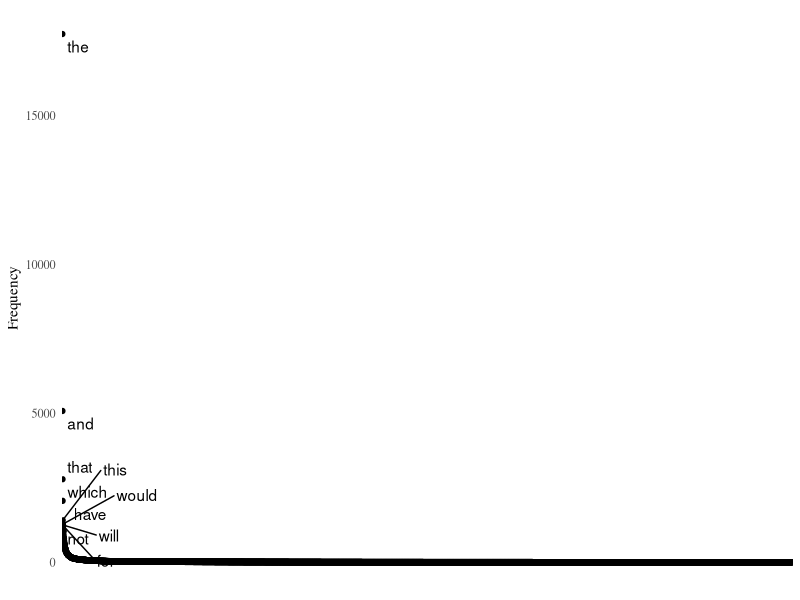
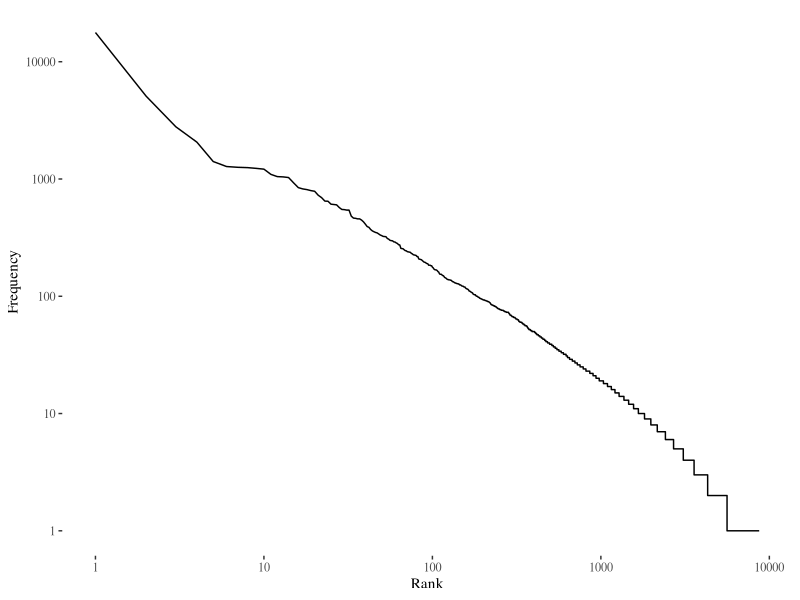
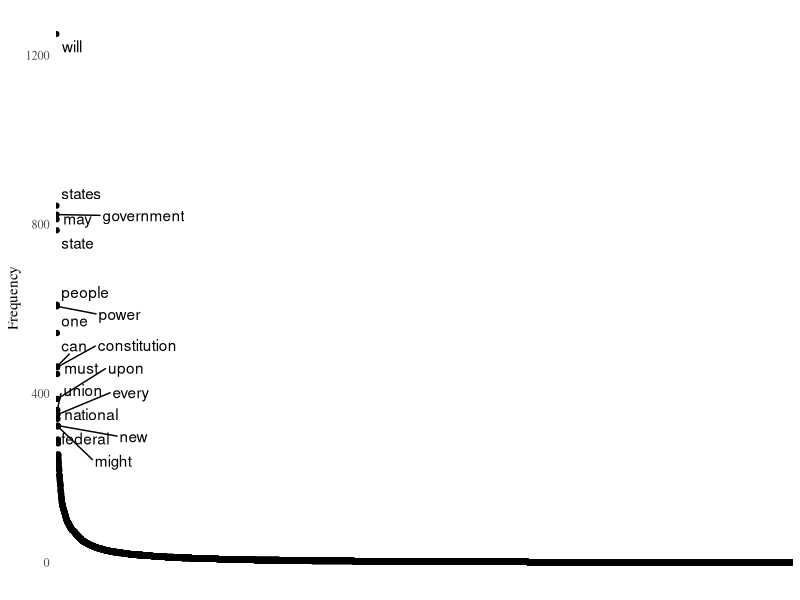
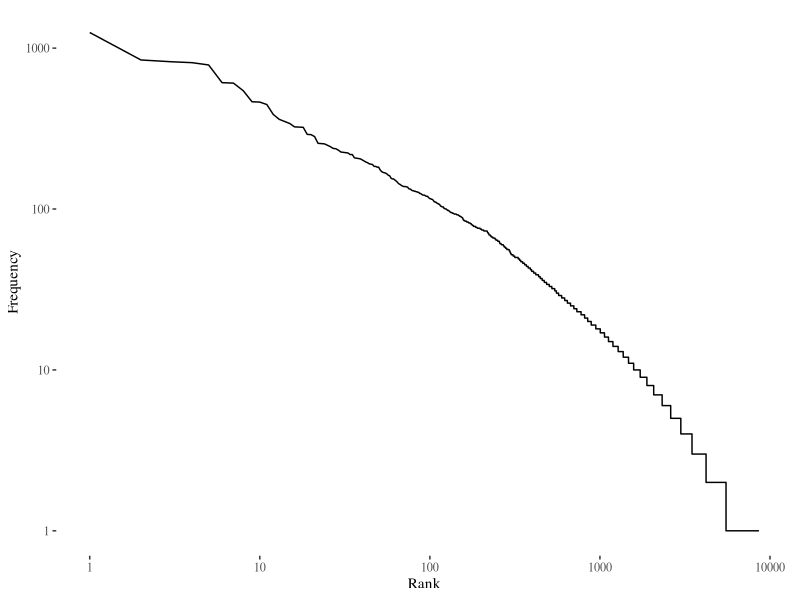
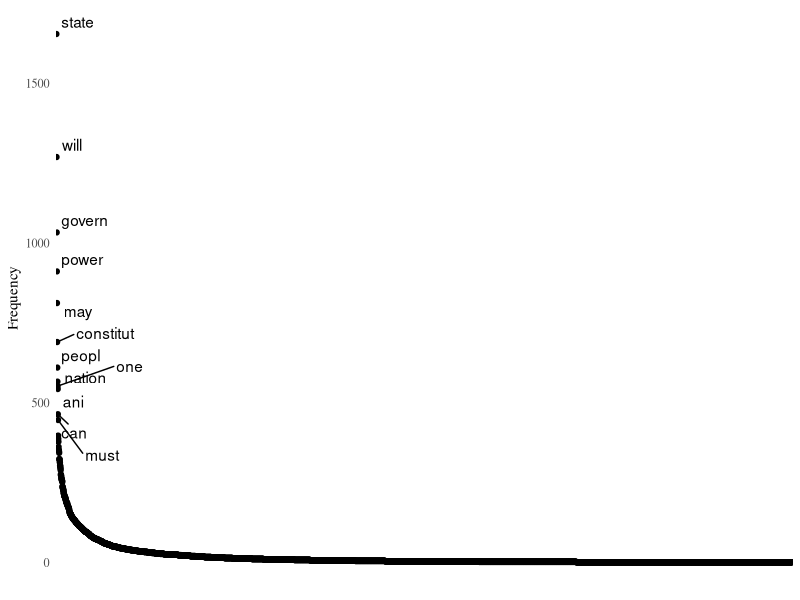
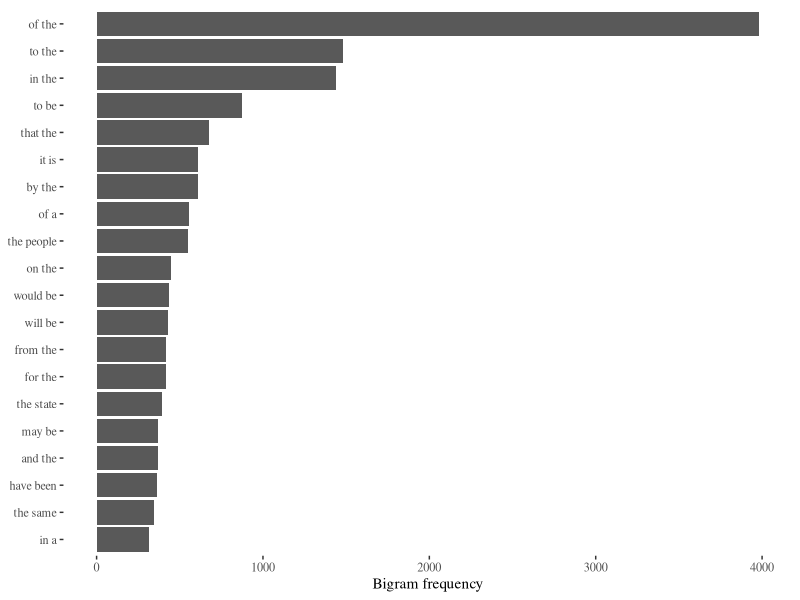
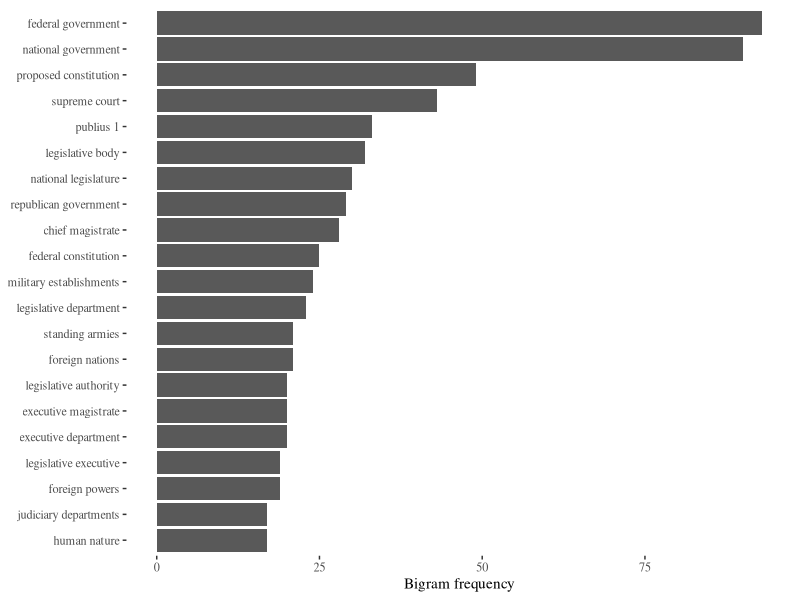
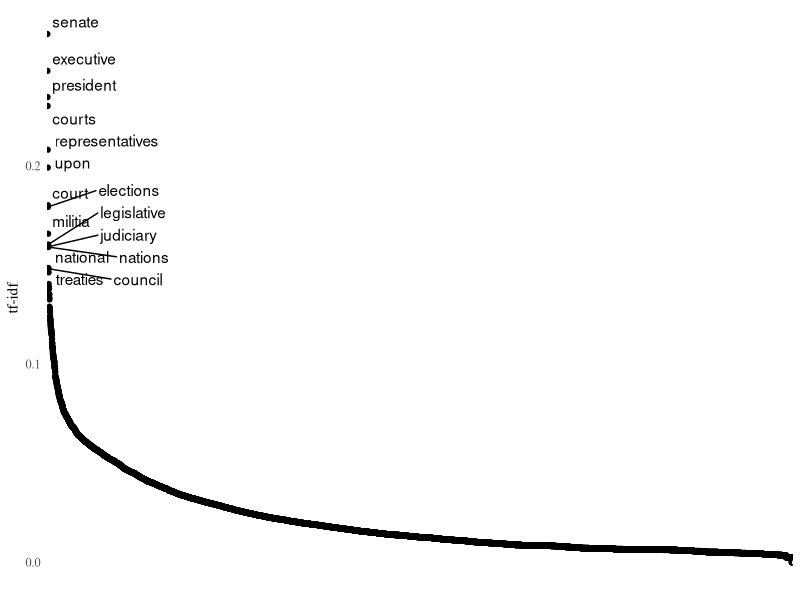

R code for these plots, in order:
## ---- chunk 1
library(tm)
library(tidyverse)
library(ggthemes)
library(ggrepel)
## ---- chunk 2

getwd()
setwd("~/Desktop/teaching/CEU_text_analysis_25/meeting_4/")

# this is an example, paste your path here
## ---- chunk 3

federalist <- read_csv("federalist.csv")

## ---- chunk 4

clean_federalist <- federalist %>%
  mutate(                           # the mutate() function is part of dplyr package / allows to change stuff within the dataframe easily
    text   = str_to_lower(text),                # turn all letters to lowercase
    text   = str_replace_all(text, "\n", " "),  # replace '/n' carriage return symbols
    text   = str_remove_all(text, "[:punct:]"), # remove all punctuation
    man    = str_count(text, "\\Wman "),        # Basic regex (more about it later in the course. '\\W' part means at the begging of the word) and count those up
    by     = str_count(text, "\\Wby "),         # same
    upon   = str_count(text, "\\Wupon ")        # same
  ) %>%
  rowwise() %>%                                 # make future functions work rowwise
  mutate(
    length = length(str_split(text, " ")[[1]])  # calculate the length of the text (in words)
  )

## ---- chunk 5

dtm_federalist <- DocumentTermMatrix(clean_federalist$text,
                                     control = list(removePunctuation = TRUE,
                                         stopwords = FALSE))

dtm_federalist <- dtm_federalist %>% as.matrix()

dim(dtm_federalist)

most_frequent <- dtm_federalist %>% colSums()


most_frequent_df <- most_frequent %>% as.list() %>% as_tibble() %>%
  pivot_longer(everything())

most_frequent_df %>% arrange(desc(value))

most_frequent_df %>% arrange(desc(value)) %>% print(n = 50)


## ---- chunk 6

most_frequent_df %>%
  mutate(label = ifelse(value > 1200, name, NA)) %>%
  ggplot() +
  geom_point(aes(reorder(name, -value),  value)) +
  geom_text_repel(aes(reorder(name, -value),  value, label = label),
                  max.overlaps = 20) +
  theme_tufte() +
  ylab("Frequency") +
  theme(
    axis.text.x = element_blank(),
    axis.title.x = element_blank(),
    axis.ticks = element_blank()
  )

## ---- chunk 7


most_frequent_df %>%
  arrange(desc(value)) %>%
  mutate(rank = 1:nrow(.)) %>%
  ggplot(aes(rank, value)) +
  geom_line() +
  ylab("Frequency") +
  xlab("Rank") +
  scale_x_log10() +
  scale_y_log10() +
  theme_tufte()

## ---- chunk 8
dtm_federalist <- DocumentTermMatrix(clean_federalist$text,
                                     control = list(removePunctuation = TRUE,
                                         stopwords = TRUE))

dtm_federalist <- dtm_federalist %>% as.matrix()

dim(dtm_federalist)

most_frequent <- dtm_federalist %>% colSums()

most_frequent_df <- most_frequent %>% as.list() %>% as_tibble() %>%
  pivot_longer(everything())

most_frequent_df %>% arrange(desc(value))


# select only the words that start with an "a"

most_frequent_df %>% filter(str_detect(name, "^ani")) %>% arrange(desc(value)) %>%
  print(n = 100)

## ---- chunk 9
most_frequent_df %>%
  mutate(label = ifelse(value > 300, name, NA)) %>%
  ggplot() +
  geom_point(aes(reorder(name, -value),  value)) +
  geom_text_repel(aes(reorder(name, -value),  value, label = label),
                  max.overlaps = 20) +
  theme_tufte() +
  ylab("Frequency") +
  theme(
    axis.text.x = element_blank(),
    axis.title.x = element_blank(),
    axis.ticks = element_blank()
  )


most_frequent_df %>%
  arrange(desc(value)) %>%
  print(n = 100)



## ---- chunk 10

most_frequent_df %>%
  arrange(desc(value)) %>%
  mutate(rank = 1:nrow(.)) %>%
  ggplot(aes(rank, value)) +
  geom_line() +
  ylab("Frequency") +
  xlab("Rank") +
  scale_x_log10() +
  scale_y_log10() +
  theme_tufte()

## ---- chunk 11
# install.packages("SnowballC")
library(SnowballC)

# Example: Apply stemming via the 'stemDocument' function in a corpus/dtm workflow

stemmed_corpus <- VCorpus(VectorSource(clean_federalist$text)) %>%
  tm_map(stemDocument)

dtm_stemmed <- DocumentTermMatrix(stemmed_corpus,
  control = list(stopwords = TRUE,
                 removePunctuation = TRUE)
)

dtm_stemmed <- as.matrix(dtm_stemmed)


dim(dtm_federalist)


dim(dtm_stemmed)


dtm_stemmed <- dtm_stemmed %>% as.matrix()


most_frequent_stemmed <- dtm_stemmed %>% colSums()



most_frequent_df_stemmed <- most_frequent_stemmed %>% as.list() %>% as_tibble() %>%
  pivot_longer(everything())

most_frequent_df_stemmed %>% arrange(desc(value)) %>%
  print(n = 100)



most_frequent_df_stemmed %>%
  mutate(label = ifelse(value > 400, name, NA)) %>%
  ggplot() +
  geom_point(aes(reorder(name, -value),  value)) +
  geom_text_repel(aes(reorder(name, -value),  value, label = label),
                  max.overlaps = 20) +
  theme_tufte() +
  ylab("Frequency") +
  theme(
    axis.text.x = element_blank(),
    axis.title.x = element_blank(),
    axis.ticks = element_blank()

  )

## ---- chunk 12
# A simple base R function for extracting n-grams from a single string.
ngrams <- function(text, n = 2) {
  # 1) Split the text into tokens (splitting by whitespace here)
  tokens <- unlist(strsplit(text, "\\s+"))
  
  # If there aren't enough tokens, return an empty vector
  if (length(tokens) < n) return(character(0))
  
  # 2) Create a character vector for the n-grams
  out <- character(length(tokens) - n + 1)
  
  # 3) For each position, paste together 'n' consecutive tokens
  for (i in seq_along(out)) {
    out[i] <- paste(tokens[i:(i+n-1)], collapse = " ")
  }
  
  # Return the resulting n-grams
  return(out)
}

# Example usage:
example_text <- "Hello this is a short example sentence for demonstration"
ngrams(example_text, n = 2)
ngrams(example_text, n = 3)

## ---- chunk 13

# install.packages("tidytext")
library(tidytext)


test_df <- clean_federalist %>%
  unnest_tokens(unigrams, text, token = "ngrams", n = 30)

federalist_bigrams <- clean_federalist %>%
  unnest_tokens(bigram, text, token = "ngrams", n = 2) %>%
  count(bigram, sort = TRUE)


federalist_bigrams %>% 
  group_by() %>%
  slice_max(n, n = 20) %>%
  ggplot(aes(x = reorder(bigram, n), y = n)) +
  geom_col() +
  coord_flip() +
  labs(x = NULL, y = "Bigram frequency") +
  theme_tufte()



# remove stopwords

data(stop_words)

federalist_bigrams_separated <- federalist_bigrams %>%
  separate(bigram, into = c("word1", "word2"), sep = " ")


federalist_bigrams_filtered <- federalist_bigrams_separated %>%
  filter(!word1 %in% stop_words$word,
         !word2 %in% stop_words$word)

federalist_bigrams_counts <- federalist_bigrams_filtered %>%
  unite("bigram", word1, word2, sep = " ")

# Now let's plot the top bigrams
federalist_bigrams_counts %>% 
  slice_max(n, n = 20) %>%
  ggplot(aes(x = reorder(bigram, n), y = n)) +
  geom_col() +
  coord_flip() +
  labs(x = NULL, y = "Bigram frequency") +
  theme_tufte()


# Per Author bigrams

## ---- chunk 14
dtm_federalist <- DocumentTermMatrix(clean_federalist$text,
                                     control = list(removePunctuation = TRUE,
                                         stopwords = TRUE))

dtm_federalist_tfidf <- weightTfIdf(dtm_federalist)


dtm_federalist_tfidf <- dtm_federalist_tfidf %>% as.matrix()

dim(dtm_federalist_tfidf)

most_frequent <- dtm_federalist_tfidf %>% colSums()

most_frequent_df <- most_frequent %>% as.list() %>% as_tibble() %>%
  pivot_longer(everything())

most_frequent_df %>% arrange(desc(value)) %>% print(n = 50)
## ---- chunk 15
most_frequent_df %>%
  mutate(label = ifelse(value > .107, name, NA)) %>%
  ggplot() +
  geom_point(aes(reorder(name, -value),  value)) +
  geom_text_repel(aes(reorder(name, -value),  value, label = label),
                  max.overlaps = 20) +
  theme_tufte() +
  ylab("tf-idf") +
  theme(
    axis.text.x = element_blank(),
    axis.title.x = element_blank(),
    axis.ticks = element_blank()

  )

## ---- chunk 16

dtm_federalist <- DocumentTermMatrix(clean_federalist$text,
                                     control = list(removePunctuation = TRUE,
                                         stopwords = TRUE))

dtm_federalist_tfidf <- weightTfIdf(dtm_federalist)

hamilton_ids <- which(clean_federalist$author == "HAMILTON")
madison_ids <- which(clean_federalist$author == "MADISON")

most_frequent_hamilton <- dtm_federalist_tfidf[hamilton_ids, ] %>%
  as.matrix() %>% colSums()
most_frequent_madison <- dtm_federalist_tfidf[madison_ids, ] %>%
  as.matrix() %>% colSums()



most_frequent_df_hamilton <- most_frequent_hamilton %>%
  as.list() %>%
  as_tibble() %>%
  pivot_longer(everything()) %>% 
  mutate(author = "HAMILTON")


most_frequent_df_madison <- most_frequent_madison %>%
  as.list() %>%
  as_tibble() %>%
  pivot_longer(everything()) %>% 
  mutate(author = "MADISON")

most_frequent_df <- bind_rows(most_frequent_df_hamilton,
                              most_frequent_df_madison)

hamilton_plot <- most_frequent_df %>%
  filter(author == "HAMILTON") %>%
  top_n(20, value) %>%
  ggplot() +
  geom_bar(aes(reorder(name, value), value),
           stat = "identity",
           fill = "steelblue") +
  coord_flip() +
  ylab("ti-idf") +
  theme_tufte() +
  theme(axis.title.y = element_blank())

madison_plot <- most_frequent_df %>%
  filter(author == "MADISON") %>%
  top_n(20, value) %>%
  ggplot() +
  geom_bar(aes(reorder(name, value), value),
           stat = "identity",
           fill = "indianred4") +
  coord_flip() +
  ylab("ti-idf") +
  theme_tufte() +
  theme(axis.title.y = element_blank())


cowplot::plot_grid(hamilton_plot, madison_plot,
                   ncol = 2)


## ---- chunk 17

# Original DTM
dtm_federalist <- DocumentTermMatrix(clean_federalist$text,
  control = list(removePunctuation = TRUE,
                 stopwords = TRUE)
)

# Identify HAMILTON and MADISON docs
hamilton_ids <- which(clean_federalist$author == "HAMILTON")
madison_ids  <- which(clean_federalist$author == "MADISON")

# Convert the entire DTM to a matrix for easy column sums
dtm_mat <- as.matrix(dtm_federalist)
word_counts <- colSums(dtm_mat)

# 1) Filter out extremely rare words
#    e.g., words that appear fewer than 5 times overall
rare_threshold <- 5
keep_words <- names(word_counts)[word_counts >= rare_threshold]

dtm_federalist <- dtm_federalist[ , keep_words]
dtm_mat        <- dtm_mat[ , keep_words]  # re-assign the filtered matrix

# Recompute word counts after filtering
word_counts <- colSums(dtm_mat)


dtm_federalist  <- dtm_federalist  %>% as.matrix()

dtm_hamilton <- dtm_federalist[hamilton_ids, ] %>%
  colSums()

dtm_madison <- dtm_federalist[madison_ids, ] %>%
  colSums()

# Laplace smoothing with +1
freq_ham <- (dtm_hamilton + 1) / sum(dtm_hamilton + 1)
freq_mad <- (dtm_madison  + 1) / sum(dtm_madison  + 1)

# Log-odds function
log_odds <- function(p) log(p / (1 - p))

log_odds_ham <- log_odds(freq_ham)
log_odds_mad <- log_odds(freq_mad)

log_odds_ratio <- log_odds_ham - log_odds_mad  # difference in log-odds

log_odds_ratio <- enframe(log_odds_ratio, name = "word", value = "log_odds_diff")

# Bring in overall frequency of each word
general_frequency <- enframe(word_counts, name = "word", value = "freq")

log_odds_ratio <- log_odds_ratio %>%
  left_join(general_frequency, by = "word")


## ---- chunk 18

log_odds_ratio %>%
  mutate(label = ifelse(log_odds_diff > 2 | log_odds_diff < -2, word, NA)) %>%
  ggplot() +
  geom_point(aes(freq, log_odds_diff, color = log_odds_diff)) +
  geom_text_repel(aes(freq, log_odds_diff, label = label),
                  max.overlaps = 50) +
  ylab("log odds ratio") +
  theme_tufte() +
  theme(legend.position = "none")


log_odds_ratio %>%
  mutate(label = ifelse(log_odds_diff > 2 | log_odds_diff < -2, word, NA)) %>%
  ggplot() +
  geom_point(aes(freq, log_odds_diff, color = log_odds_diff)) +
  geom_text_repel(aes(freq, log_odds_diff, label = label),
                  max.overlaps = 50) +
  ylab("log odds ratio") +
  scale_x_log10() +  # often helpful to log-scale the frequency axis
  theme_tufte() +
  theme(legend.position = "none")



hamilton_plot <- log_odds_ratio %>%
  top_n(20, log_odds_diff) %>%
  ggplot() +
  geom_bar(aes(reorder(word, log_odds_diff), log_odds_diff),
           stat = "identity",
           fill = "steelblue") +
  coord_flip() +
  ylab("log odds ratio") +
  theme_tufte() +
  theme(axis.title.y = element_blank())

madison_plot <- log_odds_ratio %>%
  top_n(20, -log_odds_diff) %>%
  ggplot() +
  geom_bar(aes(reorder(word, -log_odds_diff), log_odds_diff),
           stat = "identity",
           fill = "indianred4") +
  coord_flip() +
  ylab("log odds ratio") +
  theme_tufte() +
  theme(axis.title.y = element_blank())


cowplot::plot_grid(madison_plot, hamilton_plot,
                   ncol = 2)

## ---- chunk 19


dtm_hamilton <- dtm_federalist[hamilton_ids, ] %>%
  colSums()

dtm_madison <- dtm_federalist[madison_ids, ] %>%
  colSums()

# Laplace smoothing with +1
freq_ham <- (dtm_hamilton + 1) / sum(dtm_hamilton + 1)
freq_mad <- (dtm_madison  + 1) / sum(dtm_madison  + 1)

# Log-odds function
log_odds <- function(p) log(p / (1 - p))

log_odds_ham <- log_odds(freq_ham)
log_odds_mad <- log_odds(freq_mad)

log_odds_ratio <- log_odds_ham - log_odds_mad  # difference in log-odds

log_odds_ratio <- enframe(log_odds_ratio, name = "word", value = "log_odds_diff")

# Bring in overall frequency of each word
general_frequency <- enframe(word_counts, name = "word", value = "freq")




fightin_words_log_odds <- function(c1, c2, alpha = 0.01) {
  # c1, c2: named integer vectors of word counts for group 1 and group 2
  # alpha : Dirichlet prior hyperparameter
  
  # Make sure c1, c2 have same names (same vocab)
  stopifnot(all(names(c1) == names(c2)))
  
  V <- length(c1)
  
  n1 <- sum(c1)
  n2 <- sum(c2)
  
  # Posterior proportions for group 1 and group 2
  p1 <- (c1 + alpha) / (n1 + alpha * V)
  p2 <- (c2 + alpha) / (n2 + alpha * V)
  
  # log-odds
  log_odds_1 <- log(p1 / (1 - p1))
  log_odds_2 <- log(p2 / (1 - p2))
  
  d <- log_odds_1 - log_odds_2  # difference
  
  # Approx variance
  var_d <- 1 / (c1 + alpha) + 1 / (n1 - c1 + alpha * (V - 1)) +
           1 / (c2 + alpha) + 1 / (n2 - c2 + alpha * (V - 1))
  
  z <- d / sqrt(var_d)  # z-score
  
  tibble(
    word          = names(c1),
    log_odds_diff = d,
    z             = z
  )
}

# Example usage:
alpha_val <- 0.01  # small prior
res_fightin <- fightin_words_log_odds(
  c1 = dtm_hamilton,
  c2 = dtm_madison,
  alpha = alpha_val
)

# Merge in overall frequency
res_fightin <- res_fightin %>%
  left_join(general_frequency, by = "word")

# Now we can highlight words with large absolute z-scores or large log-odds
res_fightin %>%
  mutate(label = ifelse(abs(z) > 3, word, NA)) %>%
  ggplot(aes(freq, log_odds_diff, color = z)) +
  geom_point() +
  geom_text_repel(aes(label = label), max.overlaps = 50) +
  scale_x_log10() +
  ylab("Fightin' Words Difference in Log-Odds") +
  ggtitle(paste("Dirichlet prior =", alpha_val)) +
  theme_tufte() +
  theme(legend.position = "right")

## ---- chunk 20


my_ttr <- function(text) {
  tokens <- unlist(strsplit(text, "\\s+"))
  types <- length(unique(tokens))
  ttr <- types / length(tokens)
  return(ttr)
}

# Example usage on each row of `clean_federalist`
clean_federalist %>%
  mutate(TTR = sapply(text, my_ttr)) %>%
  group_by(author) %>%
  summarize(mean_TTR = mean(TTR), sd_TTR = sd(TTR))

## ---- chunk 21



# install.packages("igraph")
# install.packages("ggraph")

require(igraph)
require(ggraph)

## ---- chunk 22

federalist_bigrams <- clean_federalist %>%
  unnest_tokens(bigram, text, token = "ngrams", n = 2) %>%
  count(bigram, sort = TRUE)



# remove stopwords


groupped_bigrams <- clean_federalist %>%
  group_by(author) %>%
  unnest_tokens(bigram, text, token = "ngrams", n = 2) %>%
  count(bigram, sort = TRUE)

bigrams_separeted <- groupped_bigrams %>%
  separate(bigram, into = c("word1", "word2"), sep = " ")


bigrams_separeted_filtered <- bigrams_separeted %>%
  filter(!word1 %in% stop_words$word,
         !word2 %in% stop_words$word)


bigram_graph_ham <- bigrams_separeted_filtered %>%
  filter(author == "HAMILTON") %>%
  ungroup() %>%
  select(-author) %>%
  filter(n > 10) %>%
  graph_from_data_frame()

bigram_graph_mad <- bigrams_separeted_filtered %>%
  filter(author == "MADISON") %>%
  ungroup() %>%
  select(-author) %>%
  filter(n > 5) %>%
  graph_from_data_frame()



a <- grid::arrow(type = "closed", length = unit(.3, "cm"))

ham_graph <- ggraph(bigram_graph_ham, layout = "fr") +
  geom_edge_link(aes(edge_alpha = n), show.legend = FALSE,
                 arrow = a, end_cap = circle(.2, 'cm')) +
  geom_node_point(color = "indianred", size = 5) +
  geom_node_text(aes(label = name), vjust = 1, hjust = 1) +
  theme_void()

mad_graph <- ggraph(bigram_graph_mad, layout = "fr") +
  geom_edge_link(aes(edge_alpha = n), show.legend = FALSE,
                 arrow = a, end_cap = circle(.2, 'cm')) +
  geom_node_point(color = "steelblue", size = 5) +
  geom_node_text(aes(label = name), vjust = 1, hjust = 1) +
  theme_void()

# install.packages("cowplot")
library(cowplot)

plot_grid(ham_graph, mad_graph, ncol = 2)
